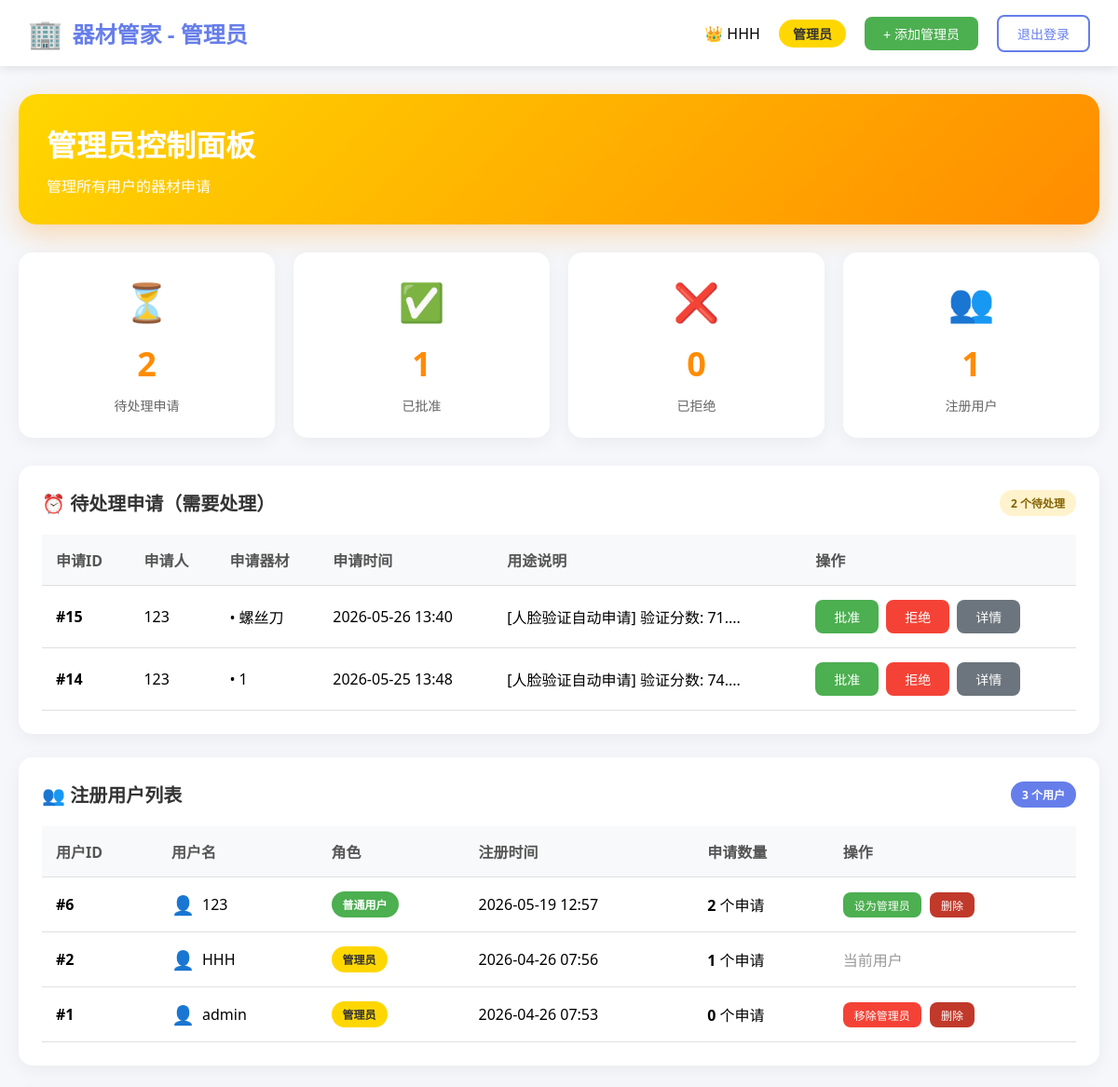
The app's page /admin (signed in, upper part), older data.
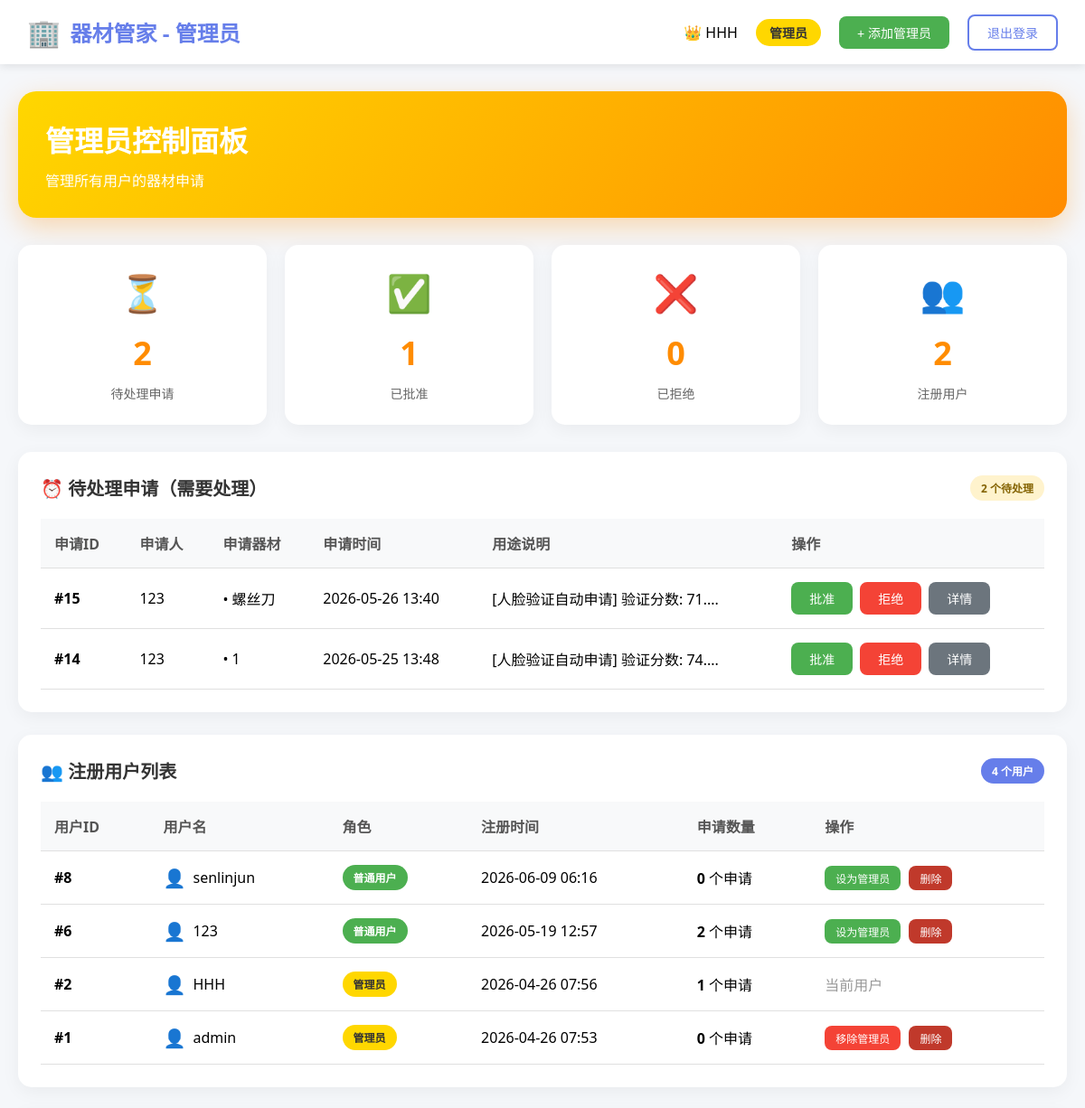
The same page, newer data.
### tables this page shows
CREATE TABLE users (
            id INTEGER PRIMARY KEY AUTOINCREMENT,
            username TEXT UNIQUE NOT NULL,
            password TEXT NOT NULL,
            role TEXT DEFAULT 'user',
            created_at TIMESTAMP DEFAULT CURRENT_TIMESTAMP
        );

CREATE TABLE applications (
            id INTEGER PRIMARY KEY AUTOINCREMENT,
            user_id INTEGER NOT NULL,
            equipment_name TEXT NOT NULL,
            quantity TEXT,
            photos TEXT,
            purpose TEXT NOT NULL,
            expected_date DATE,
            status TEXT DEFAULT 'pending',
            reject_reason TEXT,
            created_at TIMESTAMP DEFAULT CURRENT_TIMESTAMP, cabinet_id INTEGER,
            FOREIGN KEY (user_id) REFERENCES users (id)
        );

### start.py (the view)
@app.route('/admin')
def admin_panel():
    if 'user_id' not in session or session.get('role') != 'admin':
        return redirect(url_for('login_page'))
    conn = get_db()
    applications = conn.execute('''
        SELECT a.*, u.username
        FROM applications a
        JOIN users u ON a.user_id = u.id
        ORDER BY
            CASE a.status
                WHEN 'pending' THEN 1
                WHEN 'approved' THEN 2
                ELSE 3
            END,
            a.created_at DESC
    ''').fetchall()
    pending_count = sum(1 for app in applications if app['status'] == 'pending')
    approved_count = sum(1 for app in applications if app['status'] == 'approved')
    rejected_count = sum(1 for app in applications if app['status'] == 'rejected')
    user_count = conn.execute("SELECT COUNT(*) FROM users WHERE role = 'user'").fetchone()[0]
    users = conn.execute('''
        SELECT
            u.id,
            u.username,
            u.role,
            u.created_at,
            COUNT(a.id) as application_count
        FROM users u
        LEFT JOIN applications a ON u.id = a.user_id
        GROUP BY u.id
        ORDER BY u.created_at DESC
    ''').fetchall()
    cabinets = conn.execute('''
        SELECT c.*, GROUP_CONCAT(cc.component_name, ', ') as components
        FROM cabinets c
        LEFT JOIN cabinet_components cc ON c.id = cc.cabinet_id
        GROUP BY c.id
        ORDER BY c.cabinet_number
    ''').fetchall()
    conn.close()
    applications_list = [dict(app) for app in applications]
    cabinets_list = [dict(c) for c in cabinets]
    return render_template('admin.html',
                         applications=applications,
                         applications_json=json.dumps(applications_list),
                         cabinets=cabinets,
                         cabinets_json=json.dumps(cabinets_list),
                         pending_count=pending_count,
                         approved_count=approved_count,
                         rejected_count=rejected_count,
                         user_count=user_count,
                         users=users)

### start.py (called while the page is built)
def get_db():
    conn = sqlite3.connect(DATABASE)
    conn.row_factory = sqlite3.Row
    return conn

### templates/admin.html (shortened to what this page needs)
<!DOCTYPE html>
<html lang="zh">
<head>
</head>
<body>
    <div class="navbar">
        <div class="logo">
            <span style="font-size: 30px;">🏢</span>
            <h2>器材管家 - 管理员</h2>
        </div>
        <div class="user-info">
            <span>👑 {{ session.username }}</span>
            <span class="badge">管理员</span>
            <button class="btn btn-success" onclick="openAddAdminModal()" style="width: auto;">
                + 添加管理员
            </button>
            <a href="/logout" class="btn btn-outline">退出登录</a>
        </div>
    </div>
    <div class="container">
        <div class="welcome-card">
            <h1>管理员控制面板</h1>
            <p>管理所有用户的器材申请</p>
        </div>
        <div class="stats-grid">
            <div class="stat-card">
                <div class="stat-icon">⏳</div>
                <div class="stat-number">{{ pending_count }}</div>
                <div class="stat-label">待处理申请</div>
            </div>
            <div class="stat-card">
                <div class="stat-icon">✅</div>
                <div class="stat-number">{{ approved_count }}</div>
                <div class="stat-label">已批准</div>
            </div>
            <div class="stat-card">
                <div class="stat-icon">❌</div>
                <div class="stat-number">{{ rejected_count }}</div>
                <div class="stat-label">已拒绝</div>
            </div>
            <div class="stat-card">
                <div class="stat-icon">👥</div>
                <div class="stat-number">{{ user_count }}</div>
                <div class="stat-label">注册用户</div>
            </div>
        </div>
        <div class="card">
            <div class="card-header">
                <h3>⏰ 待处理申请（需要处理）</h3>
                <span class="status-badge status-pending">{{ pending_count }} 个待处理</span>
            </div>
            <div class="table-container">
                {% set pending_apps = applications | selectattr('status', 'equalto', 'pending') | list %}
                {% if pending_apps %}
                <table>
                    <thead>
                        <tr>
                            <th>申请ID</th>
                            <th>申请人</th>
                            <th>申请器材</th>
                            <th>申请时间</th>
                            <th>用途说明</th>
                            <th>操作</th>
                        </tr>
                    </thead>
                    <tbody>
                        {% for app in pending_apps %}
                        <tr>
                            <td><strong>#{{ app.id }}</strong></td>
                            <td>{{ app.username }}</td>
                            <td>
                                {% set equipment_list = app.equipment_name.split('|||') if app.equipment_name else [] %}
                                {% for eq in equipment_list[:2] %}
                                <div>• {{ eq }}</div>
                                {% endfor %}
                            </td>
                            <td>{{ app.created_at[:16] }}</td>
                            <td>{{ app.purpose[:20] + '...' if app.purpose and app.purpose|length > 20 else app.purpose }}</td>
                            <td>
                                <div class="action-buttons">
                                    <form method="POST" action="/approve/{{ app.id }}" style="display: inline;">
                                        <button type="submit" class="btn btn-success" onclick="return confirm('确认批准申请 #{{ app.id }} 吗？')">
                                            批准
                                        </button>
                                    </form>
                                    <button class="btn btn-danger" onclick="showRejectModal({{ app.id }})">
                                        拒绝
                                    </button>
                                    <button class="btn btn-secondary" onclick="showDetail({{ app.id }})">
                                        详情
                                    </button>
                                </div>
                            </td>
                        </tr>
                        {% endfor %}
                    </tbody>
                </table>
                {% else %}
                <div class="empty-state">
                    <div class="icon">✅</div>
                    <p>暂无待处理申请</p>
                </div>
                {% endif %}
            </div>
        </div>
        <div class="card">
            <div class="card-header">
                <h3>👥 注册用户列表</h3>
                <span class="status-badge" style="background: #667eea; color: white;">{{ users|length }} 个用户</span>
            </div>
            <div class="table-container">
                {% if users %}
                <table>
                    <thead>
                        <tr>
                            <th>用户ID</th>
                            <th>用户名</th>
                            <th>角色</th>
                            <th>注册时间</th>
                            <th>申请数量</th>
                            <th>操作</th>
                        </tr>
                    </thead>
                    <tbody>
                        {% for user in users %}
                        <tr>
                            <td><strong>#{{ user.id }}</strong></td>
                            <td>
                                <span style="display: flex; align-items: center; gap: 8px;">
                                    <span style="font-size: 20px;">👤</span>
                                    {{ user.username }}
                                </span>
                            </td>
                            <td>
                                <span class="status-badge" style="{% if user.role == 'admin' %}background: #ffd700; color: #333;{% else %}background: #4CAF50; color: white;{% endif %}">
                                    {{ '管理员' if user.role == 'admin' else '普通用户' }}
                                </span>
                            </td>
                            <td>{{ user.created_at[:16] if user.created_at else '未知' }}</td>
                            <td>
                                <strong>{{ user.application_count }}</strong> 个申请
                            </td>
                                                        <td>
                                {% if user.role == 'admin' and user.id != session.user_id %}
                                <form method="POST" action="/remove_admin/{{ user.id }}" style="display: inline;" onsubmit="return confirm('确定要移除 {{ user.username }} 的管理员权限吗？');">
                                    <button type="submit" class="btn btn-danger" style="padding: 5px 12px; font-size: 12px;">移除管理员</button>
                                </form>
                                <form method="POST" action="/delete_user/{{ user.id }}" style="display: inline; margin-left: 5px;" onsubmit="return confirm('确定要删除用户 {{ user.username }} 吗？此操作不可恢复！');">
                                    <button type="submit" class="btn btn-danger" style="padding: 5px 12px; font-size: 12px; background: #c0392b;">删除</button>
                                </form>
                                {% elif user.role == 'user' %}
                                <form method="POST" action="/make_admin/{{ user.id }}" style="display: inline;" onsubmit="return confirm('确定要将 {{ user.username }} 设为管理员吗？');">
                                    <button type="submit" class="btn btn-success" style="padding: 5px 12px; font-size: 12px;">设为管理员</button>
                                </form>
                                <form method="POST" action="/delete_user/{{ user.id }}" style="display: inline; margin-left: 5px;" onsubmit="return confirm('确定要删除用户 {{ user.username }} 吗？此操作不可恢复！');">
                                    <button type="submit" class="btn btn-danger" style="padding: 5px 12px; font-size: 12px; background: #c0392b;">删除</button>
                                </form>
                                {% else %}
                                <span style="color: #999;">当前用户</span>
                                {% endif %}
                            </td>
                        </tr>
                        {% endfor %}
                    </tbody>
                </table>
                {% else %}
                <div class="empty-state">
                    <div class="icon">👥</div>
                    <p>暂无注册用户</p>
                </div>
                {% endif %}
            </div>
        </div>
    </div>
</body>
</html>

### templates/admin.html (style rules this page uses)
* { margin: 0; padding: 0; box-sizing: border-box; }
body { font-family: 'Segoe UI', Tahoma, Geneva, Verdana, sans-serif; background: #f5f7fa; min-height: 100vh; }
.navbar { background: white; box-shadow: 0 2px 10px rgba(0,0,0,0.1); padding: 15px 30px; display: flex; justify-content: space-between; align-items: center; position: sticky; top: 0; z-index: 100; }
.logo { display: flex; align-items: center; gap: 10px; }
.logo h2 { color: #667eea; font-size: 24px; }
.user-info { display: flex; align-items: center; gap: 20px; }
.badge { padding: 5px 15px; border-radius: 20px; font-size: 14px; font-weight: 600; background: #ffd700; color: #333; }
.btn { padding: 8px 20px; border: none; border-radius: 8px; cursor: pointer; font-size: 14px; font-weight: 500; transition: all 0.3s; text-decoration: none; display: inline-block; }
.btn-success { background: #4CAF50; color: white; }
.btn-danger { background: #f44336; color: white; }
.btn-secondary { background: #6c757d; color: white; }
.btn-outline { background: transparent; border: 2px solid #667eea; color: #667eea; }
.container { max-width: 1400px; margin: 0 auto; padding: 30px 20px; }
.welcome-card { background: linear-gradient(135deg, #ffd700 0%, #ff8c00 100%); border-radius: 20px; padding: 30px; color: white; margin-bottom: 30px; box-shadow: 0 10px 30px rgba(255, 140, 0, 0.3); }
.welcome-card h1 { font-size: 32px; margin-bottom: 10px; }
.stats-grid { display: grid; grid-template-columns: repeat(auto-fit, minmax(200px, 1fr)); gap: 20px; margin-bottom: 30px; }
.stat-card { background: white; border-radius: 15px; padding: 25px; box-shadow: 0 5px 20px rgba(0,0,0,0.05); text-align: center; transition: transform 0.3s; }
.stat-icon { font-size: 40px; margin-bottom: 15px; }
.stat-number { font-size: 36px; font-weight: bold; color: #ff8c00; margin-bottom: 10px; }
.stat-label { color: #666; font-size: 14px; }
.card { background: white; border-radius: 15px; padding: 25px; margin-bottom: 25px; box-shadow: 0 5px 20px rgba(0,0,0,0.05); }
.card-header { display: flex; justify-content: space-between; align-items: center; margin-bottom: 20px; flex-wrap: wrap; gap: 15px; }
.card-header h3 { color: #333; font-size: 20px; }
.table-container { overflow-x: auto; }
table { width: 100%; border-collapse: collapse; }
th, td { padding: 15px; text-align: left; border-bottom: 1px solid #e0e0e0; }
th { background: #f8f9fa; font-weight: 600; color: #555; white-space: nowrap; }
.status-badge { padding: 5px 12px; border-radius: 20px; font-size: 12px; font-weight: 600; display: inline-block; }
.status-pending { background: #fff3cd; color: #856404; }
.action-buttons { display: flex; gap: 8px; flex-wrap: wrap; }

Row changes from the older to the newer data that the page shows:
added users: id "8", username "senlinjun", role "普通用户", created_at "2026-06-09 06:16", application_count "0"
Text that changed along with them:
{{ user_count }}: "1" → "2"
{{ users|length }}: "3" → "4"
